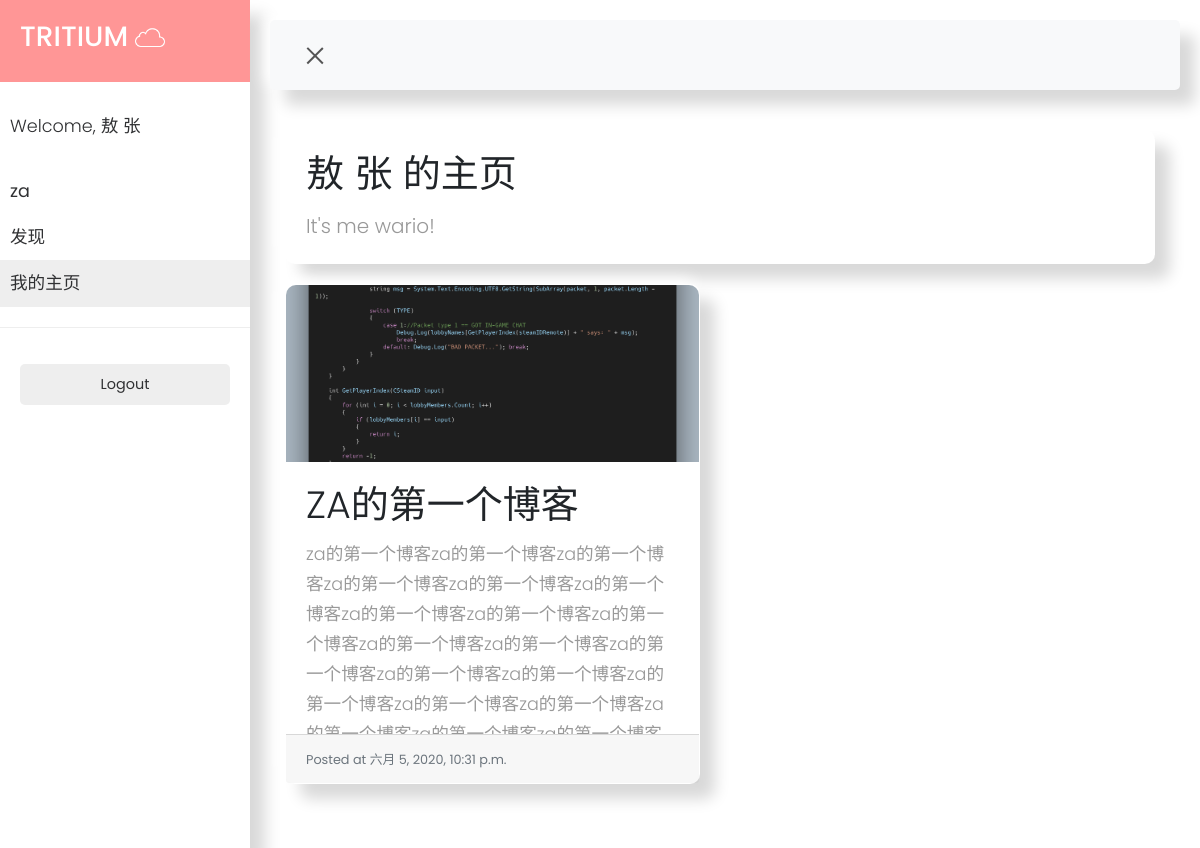
Screenshot of /za/ (signed in) with the database file from the repository.
### userinfo/models.py (models this page shows, shortened)
class UserInfoModel(models.Model):
    user = models.OneToOneField(settings.AUTH_USER_MODEL, on_delete=models.CASCADE)
    bio = models.CharField(max_length=255)
    avatar = models.ImageField(upload_to="uploads/image/%Y/%m/%d")
    slug = AutoSlugField(populate_from='user')

### articles/models.py (models this page shows, shortened)
class PostsModel(models.Model):
    title = models.CharField(max_length=50)
    user = models.ForeignKey(settings.AUTH_USER_MODEL, on_delete=models.CASCADE)
    uploadtime = models.DateTimeField(auto_now_add=True)
    picture = models.ImageField(upload_to="uploads/%Y/%m/%d/")
    content = models.TextField()

### userinfo/views.py (the view)
# urls.py: path('<slug:slug>/', views.UserProfileView.as_view(), name="userprofileview"),
class UserProfileView(generic.TemplateView):
    template_name = 'user_profile.html'
    def get(self, request, *args, **kwargs):
        userprofile = get_object_or_404(models.UserInfoModel, slug=kwargs['slug'])
        userposts = PostsModel.objects.filter(user = userprofile.user)
        current_user = request.user
        context = {'userprofile': userprofile, 'userposts':userposts, 'current_user':current_user}
        return render(request, self.template_name, context)

### userinfo/templates/user_profile.html (shortened to what this page needs)
{% extends 'sidebarbase.html' %}
{% load static %}
{% block extra_head %}
<link rel="stylesheet" href="{% static '/userinfo/css/mysidebar.css' %}"/>
{% endblock %}
{% block mainbody %}
    <div class="wrapper">
        <nav id="sidebar">
            <div class="sidebar-header">
                <h3><a href="/">TRITIUM</a> <img src="{% static '/mysite/css/white_cloud.png' %}" height="30" width="30"/></h3>
            </div>
            <ul class="list-unstyled components">
                <p>Welcome, {{current_user.first_name}} {{current_user.last_name}}</p>
                <li>
                    <a href="/">{{current_user.username}}</a>
                <li>
                    <a href="/discover/">发现</a>
                </li>
                <li class="active">
                    <a href="{% url 'userinfo:userprofileview' current_user.username %}">我的主页</a>
                </li>
            </ul>
            <ul class="list-unstyled CTAs">
                <li>
                    <a href="{% url 'logout' %}" class="logout">Logout</a>
                </li>
            </ul>
        </nav>
        <div id="content">
            <nav class="navbar navbar-expand-lg navbar-light bg-light">
                <div class="container-fluid">
                    <button type="button" id="sidebarCollapse" class="navbar-btn">
                        <span></span>
                    </button>
                </div>
            </nav>
    <div class="container">
      <div class="card user-info">
      <div class="card-body">
        <h1 class="card-title display-4">{{userprofile.user.first_name}} {{userprofile.user.last_name}} 的主页</h1>
        <p class="card-text lead">{{userprofile.bio}}</p>
      </div>
      </div>
  <div class="row row-cols-1 row-cols-md-2">
      {% for userpost in userposts %}
      <div class="col mb-4">
  <div class="card post-card h-100">
      <div class="img-container">
          <img src="{{ userpost.picture.url }}" class="card-img-top">
      </div>
    <div class="card-body post-text">
      <h5 class="card-title"><a href="{% url 'articles:postsdetailview' userpost.id %}">{{ userpost.title }}</a></h5>
      <p class="card-text">{{ userpost.content }}</p>
    </div>
    <div class="card-footer">
      <small class="text-muted">Posted at {{ userpost.uploadtime }}</small>
    </div>
  </div>
      </div>
      {% endfor %}
  </div>
    </div>
    </div>
    </div>
{% endblock %}

### static/mysite/css/sidenav.css (style rules this page uses)
body { font-family: 'Poppins', sans-serif; }
p { font-family: 'Poppins', sans-serif; font-size: 1.1em; font-weight: 300; line-height: 1.7em; color: #999; }
a, a:hover, a:focus { color: inherit; text-decoration: none; transition: all 0.3s; }
.navbar { padding: 15px 10px; background: #fff; border: none; border-radius: 0; margin-bottom: 40px; border-radius: 5px; box-shadow: 15px 15px 15px #d9d9d9, -5px -5px 15px #ffffff; }
.navbar-btn { box-shadow: none; outline: none !important; border: none; }
.wrapper { display: flex; width: 100%; align-items: stretch; perspective: 1500px; }
#sidebar { min-width: 250px; max-width: 250px; background: white; color: #303133; transition: all 0.6s cubic-bezier(0.945, 0.020, 0.270, 0.665); transform-origin: bottom left; box-shadow: 15px 15px 15px #d9d9d9, -5px -5px 15px #ffffff; }
#sidebar .sidebar-header { padding: 20px; background: #ff9696; color: white; font-weight: 700; }
#sidebar ul.components { padding: 20px 0; border-bottom: 1px solid #eeeeee; }
#sidebar ul p { color: #303133; padding: 10px; }
#sidebar ul li a { padding: 10px; font-size: 1.1em; display: block; }
#sidebar ul li.active > a, a[aria-expanded="true"] { color: #303133; background: #eeeeee; }
ul.CTAs { padding: 20px; }
ul.CTAs a { text-align: center; font-size: 0.9em !important; display: block; border-radius: 5px; margin-bottom: 5px; }
a.logout { background: #eeeeee; color: #303133; }
#content { width: 100%; padding: 20px; min-height: 100vh; transition: all 0.3s; }
#sidebarCollapse { width: 40px; height: 40px; background: #f5f5f5; cursor: pointer; background-color: #f8f9fa; }
#sidebarCollapse span { width: 80%; height: 2px; margin: 0 auto; display: block; background: #555; transition: all 0.8s cubic-bezier(0.810, -0.330, 0.345, 1.375); transition-delay: 0.2s; }
#sidebarCollapse span:last-of-type { transform: rotate(-45deg) translate(1px, -1px); }

### userinfo/static/userinfo/css/mysidebar.css (style rules this page uses)
.card { margin-bottom: 20px; margin-right: 10px; border-radius: 10px; box-shadow: 15px 15px 15px #d9d9d9, -5px -5px 15px #ffffff; border-color: rgba(192,193,195,0); }
.card-title { text-transform: uppercase; font-weight: 300; font-size: 38px; }
.img-container { border-top-left-radius: 10px; border-top-right-radius: 10px; height: 200px; overflow: hidden; display:flex; justify-content: center; align-items: center; }
.card-img-top { border-top-left-radius: 10px; border-top-right-radius: 10px; height: auto; }
.post-card { height:500px !important; }
.post-text { height: 300px; display: block; overflow: hidden; text-overflow:ellipsis }

### rows the page displays
UserInfoModel: user.first_name "敖", user.last_name "张", bio "It's me wario!"
PostsModel: picture (picture), title "ZA的第一个博客", uploadtime "六月 5, 2020, 10:31 p.m."

### other values shown
{{ current_user.first_name }} "敖"
{{ current_user.last_name }} "张"
{{ current_user.username }} "za"
